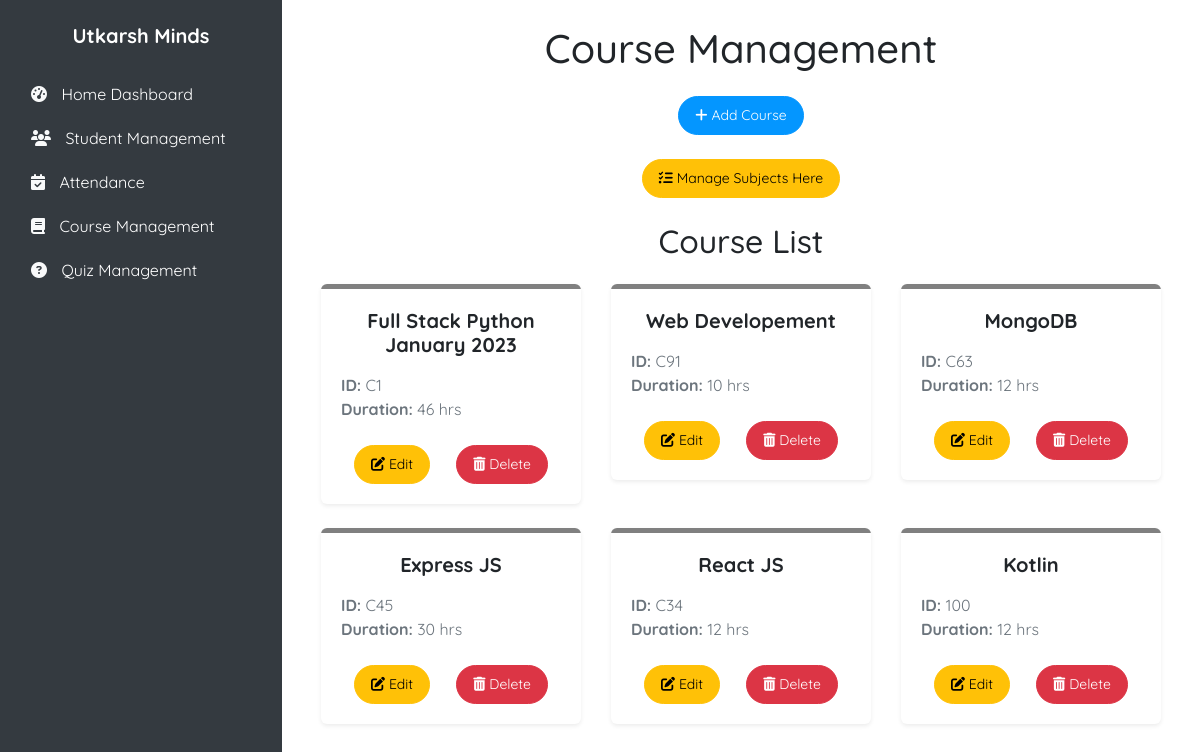
/coursemgt/, run on the app's committed database.
### coursemgt/models.py (models this page shows, shortened)
class Course(models.Model):
    c_id = models.TextField(primary_key=True)
    cname = models.CharField(max_length=255)
    cduration = models.IntegerField()

### coursemgt/views.py (the view)
# urls.py: path("", views.course_home, name="course_home"),
def course_home(request):
    courses = Course.objects.all()
    return render(request, "coursemgt/course_home.html", {'courses':courses})

### coursemgt/templates/coursemgt/course_home.html (shortened to what this page needs)
{% extends "base.html" %}
{% block linker %}
<link rel="stylesheet" href="/static/css/course_home.css">
{% endblock linker %}
{% block body %}
<h1 class="text-center mb-4">Course Management</h1>
<div class="container">
    <div class="mb-4 text-center">
        <a href="{% url 'course_add' %}" class="btn btn-primary btn-lg">
            <i class="fas fa-plus"></i> Add Course
        </a>
    </div>
    <div class="mb-4 text-center">
        <a href="{% url 'subject_home' %}" class="btn btn-warning btn-lg">
            <i class="fa-solid fa-list-check"></i> Manage Subjects Here
        </a>
    </div>
    <h2 class="text-center mb-4">Course List</h2>
    <div class="row">
        {% for c in courses %}
        <div class="col-md-4 mb-4">
            <div class="card shadow-sm">
                <div class="card-body" style="border-top: 5px solid grey;">
                    <h5 class="card-title text-center">{{ c.cname }}</h5>
                    <p class="card-text text-muted">
                        <strong>ID:</strong> {{ c.c_id }}<br>
                        <strong>Duration:</strong> {{ c.cduration }} hrs
                    </p>
                    <div class="d-flex justify-content-around">
                        <a href="/coursemgt/course_update/{{ c.c_id }}" class="btn btn-warning">
                            <i class="fas fa-edit"></i> Edit
                        </a>
                        <a href="/coursemgt/course_delete/{{ c.c_id }}" class="btn btn-danger">
                            <i class="fas fa-trash-alt"></i> Delete
                        </a>
                    </div>
                </div>
            </div>
        </div>
        {% endfor %}
    </div>
</div>
{% endblock body %}

### templates/base.html (shortened to what this page needs)
<!DOCTYPE html>
<html lang="en">
<head>
    <link rel="stylesheet" href="https://cdn.jsdelivr.net/npm/bootstrap@4.0.0/dist/css/bootstrap.min.css">
    <link rel="stylesheet" href="https://cdnjs.cloudflare.com/ajax/libs/font-awesome/6.6.0/css/all.min.css" />
    <link rel="stylesheet" href="/static/css/base_style.css">
    {% block linker %}{% endblock linker %}
</head>
<body class="d-flex flex-column min-vh-100">
    <div class="d-flex flex-fill">
        <div id="sidebar" class="bg-dark text-white p-3" style="min-width: 250px;">
            <div class="text-center mb-4" style="min-width: 250px;">
                <h5 class="mt-2">Utkarsh Minds</h5>
            </div>
            <ul class="nav flex-column">
                <li class="nav-item">
                    <a class="nav-link text-white" href="{% url 'homedash_home' %}">
                        <i class="fas fa-tachometer-alt"></i> Home Dashboard
                    </a>
                </li>
                <li class="nav-item">
                    <a class="nav-link text-white" href="{% url 'student_home' %}">
                        <i class="fas fa-users"></i> Student Management
                    </a>
                </li>
                <li class="nav-item">
                    <a class="nav-link text-white" href="{% url 'attendance_home' %}">
                        <i class="fas fa-calendar-check"></i> Attendance
                    </a>
                </li>
                <li class="nav-item">
                    <a class="nav-link text-white" href="{% url 'course_home' %}">
                        <i class="fas fa-book"></i> Course Management
                    </a>
                </li>
                <li class="nav-item">
                    <a class="nav-link text-white" href="{% url 'quiz_home' %}">
                        <i class="fas fa-question-circle"></i> Quiz Management
                    </a>
                </li>
            </ul>
        </div>
        <div class="content p-4 flex-fill">
            {% block body %}
            {% endblock body %}
        </div>
    </div>
</body>
</html>

### static/css/base_style.css (style rules this page uses)
body { margin: 0; padding: 0; font-family: "Quicksand", sans-serif; font-optical-sizing: auto; font-style: normal; }

### coursemgt/static/css/course_home.css (style rules this page uses)
.card { border: none; border-radius: 15px; overflow: hidden; transition: transform 0.3s, box-shadow 0.3s; box-shadow: 0 6px 20px rgba(0, 0, 0, 0.1); }
.card-title { font-size: 1.5rem; font-weight: bold; margin-bottom: 1rem; }
.card-text { font-size: 1rem; margin-bottom: 1.5rem; }
.btn { font-size: 0.875rem; padding: 0.5rem 1rem; border-radius: 30px; }
.btn-warning { background-color: #f0ad4e; border-color: #eea236; }
.btn-danger { background-color: #d9534f; border-color: #d43f3a; }

### coursemgt/templates/coursemgt/course_home.html (style rules this page uses)
.text-center { text-align: center; }
.mb-4 { margin-bottom: 1.5rem; }
.btn-primary { background-color: #0496ff; border-color: #0496ff; color: white; }
.btn-warning { background-color: #ffc107; border-color: #ffc107; color: black; }
.btn-danger { background-color: #dc3545; border-color: #dc3545; color: white; }
.card { border-radius: 0.375rem; overflow: hidden; box-shadow: 0 0.125rem 0.25rem rgba(0, 0, 0, 0.075); }
.card-body { padding: 1.25rem; }
.card-title { font-size: 1.25rem; margin-bottom: 1rem; }
.card-text { font-size: 1rem; }

### templates/base.html (style rules this page uses)
#sidebar { background-color: #001449; color: white; }
h5 { font-size: 1.25rem; font-weight: bold; }
#sidebar .nav-link { font-size: 1rem; padding: 10px 15px; border-radius: 0.375rem; transition: background-color 0.3s ease; color: #f8f9fa; }
#sidebar .nav-link i { margin-right: 10px; color: #f8f9fa; }
.content { padding: 20px; }
.d-flex { display: flex; }
.flex-fill { flex: 1; }
.min-vh-100 { min-height: 100vh; }

### data on the page
Course: cname "Full Stack Python January 2023", c_id "C1", cduration "46"
Course: cname "Web Developement", c_id "C91", cduration "10"
Course: cname "MongoDB", c_id "C63", cduration "12"
Course: cname "Express JS", c_id "C45", cduration "30"
Course: cname "React JS", c_id "C34", cduration "12"
Course: cname "Kotlin", c_id "100", cduration "12"
